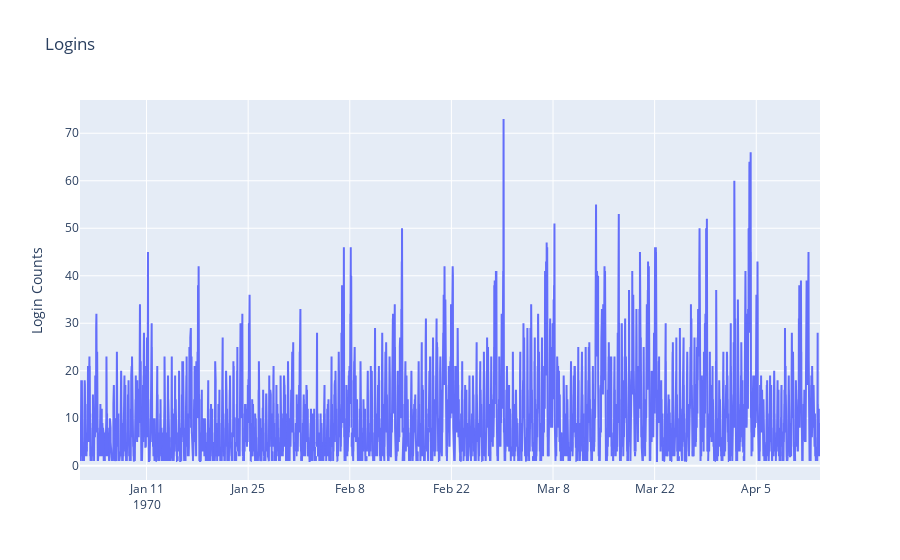

The code cell stored with this chart in its notebook:
### Markdown cell above
From the call `.describe()`, we can see there is only one year the data was collected in: 1970. Let's plot the raw data to see what it looks like.

### Code cell
trace = go.Scatter(x=logins_15m.index, y=logins_15m['count'])

layout = go.Layout(title='Logins',
                  yaxis=dict(title='Login Counts'))

fig = go.Figure([trace], layout)

iplot(fig, filename='15m-all.html')

### Figure 1 — Plotly figure (JSON) as saved in the notebook; plotly's stock layout.template omitted (floating-point values rounded to 4 significant figures; data arrays with more than 128 entries replaced by an {"elided": "..."} marker saying what was removed)
{"data": [{"type": "scatter", "x": {"elided": "9788 str values"}, "y": {"elided": "9788 int values"}}], "layout": {"title": {"text": "Logins"}, "yaxis": {"title": {"text": "Login Counts"}}}}
